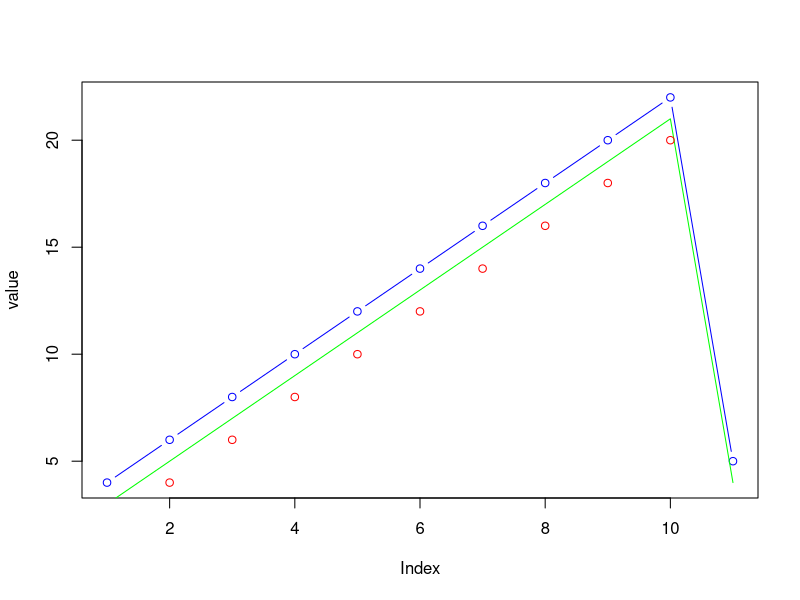
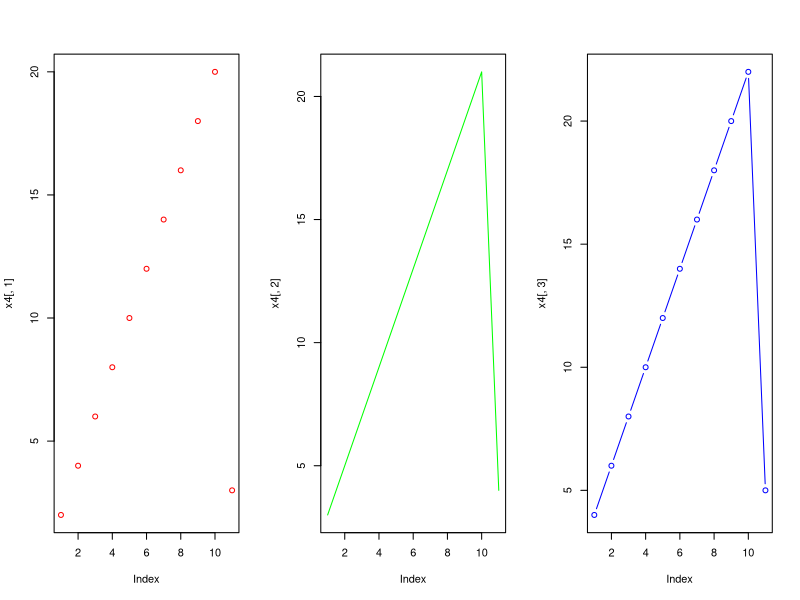

Reproduce these figures in R, in order.
# 1.- Create a vector containing the first 10 odd natural numbers and number 2 as last element.
print("—————————NO.1—————————")
x1 <- c(seq (from =1, to =20, by=2),2)
print(x1)

# 2.- Create a function called is.odd. This function should return TRUE if the argument is odd. Hint: %% is the the module operator in R. 
print("—————————NO.2—————————")
is_odd <- function(num) {
  if (num %% 2 == 1) {
    return(TRUE)
  }else{
    print("This is not odd")
  }
}
x2 <- is_odd(3)
print(x2)
x2 <- is_odd(4)

# 3.-Create a function that computes the mean of the elements stored at odd positions in a vector. Apply it to the vector of exercise 1.
print("—————————NO.3—————————")
com_odd_mean <- function (elem){
  n <- length(elem)
  mean(elem[seq(n) %% 2 == 1])
}
x3 <- com_odd_mean(x1)
print(x3)

#REUSE FUNCTION
com_odd_mean2 <-function(x){
  return (mean(x[which(is_odd(1:length(x)))]))
}

# 4.- Create a data frame where each column will be generated using the vector of exercise 1 as base. Column i will be generafted using the aforementioned vector incrementing all its elements in i units. The data frame will have 3 columns called a, b and c
print("—————————NO.4—————————")
x4 <- data.frame (a = x1+1,b=x1+2,c=x1+3)
print(x4)

# 5.- Write the code to compute the maximum value of the first 5 elements of the second column and also the maximum value of the first 5 elements of the third column of the data frame of exercise 4
print("—————————NO.5—————————")
x5_1 = max(x4[1:5,2])
print(x5_1)
x5_2 = max(x4[1:5,3])
print(x5_2)

# more compact way
x5 <- sapply(x4[1:5,c(2,3)],max)

# 6.- Create a 5x6 matrix with elements sampled from a uniform probability distribution on the interval from -2 to 2
print("—————————NO.6—————————")
x6 <- matrix (runif(n=30, min = -2, max = 2) ,nrow=5 ,ncol=6 , byrow=FALSE )
print(x6)

# 7.- Plot each column of the data frame of exercise 4 in red using points, in green using a line and in blue using points on a line. The three plots have to be arranged on the same row.
print("—————————NO.7—————————")
#matplot(cbind(x4$a,x4$b,x4$c),type=c("p","l","b"),col=c("red","green","blue"),lty=c(1,1,1))
plot(x4$c,ylab="value",type="b",col="blue")
lines(x4$b, ylab="value",type="l",col="green")
points(x4$a,ylab="value",type="p",col="red")
#another way
par(mfrow= c(1,3))
plot(x4[,1],col="red")
plot(x4[,2],col="green", t="l")
plot(x4[,3],col="blue",t = "b")